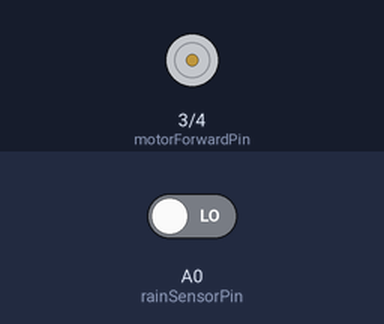
A sketch run on a simulated Arduino Uno, built with avr-gcc and run on an emulated ATmega328P. Shown: motor-driver pin pairs drawn as motors (green arrow = first pin HIGH = forward, orange = second pin HIGH = backward, longer = more drive). The test bench sets the inputs (shaded band); at power-on: A0 (rainSensorPin) LOW.

Above: at 3.0 s.
3.1 s: A0 (rainSensorPin) driven HIGH
At 3.7 s:
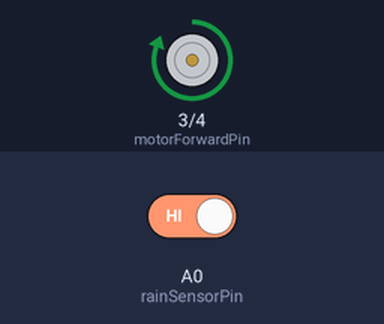
6.1 s: A0 (rainSensorPin) driven LOW
At 7.1 s:
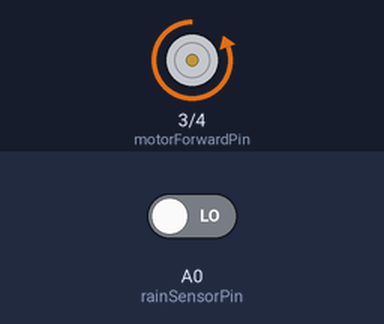
Timing chart, 0 to 9.6 s (numbered marks = the images above; inputs shaded):
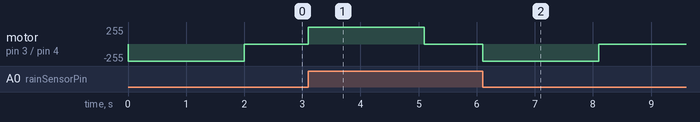

Measured:
- after the input at 3.1 s, motor on pin 3 (motorForwardPin) / pin 4 (motorReversePin): stopped → forward 255/255 at once, → stopped 2.0 s later
- after the input at 6.1 s, motor on pin 3 (motorForwardPin) / pin 4 (motorReversePin): stopped → backward 255/255 at once, → stopped 2.0 s later

The sketch:

project_code.ino
```cpp
// Define the pins
const int rainSensorPin = A0; // Pin connected to the rain sensor
const int motorForwardPin = 3; // Pin connected to the motor for forward rotation
const int motorReversePin = 4; // Pin connected to the motor for reverse rotation

// Variables to track the state of the sensor and motor
bool currentRainState = false;
bool motorActionTaken = false;

void setup() {
  pinMode(rainSensorPin, INPUT);
  pinMode(motorForwardPin, OUTPUT);
  pinMode(motorReversePin, OUTPUT);

  // Ensure motor is off at the start
  digitalWrite(motorForwardPin, LOW);
  digitalWrite(motorReversePin, LOW);
}

void loop() {
  bool sensorState = digitalRead(rainSensorPin);

  if (sensorState == HIGH && !currentRainState) {
    // Rain detected (transition from dry to wet)
    currentRainState = true;
    motorActionTaken = false;
  }
  else if (sensorState == LOW && currentRainState) {
    // Rain stopped (transition from wet to dry)
    currentRainState = false;
    motorActionTaken = false;
  }

  // Execute motor actions only once per state change
  if (!motorActionTaken) {
    if (currentRainState) {
      // Run motor in direction 1 (forward) for 2 seconds
      digitalWrite(motorForwardPin, HIGH);
      delay(2000);
      digitalWrite(motorForwardPin, LOW);
    } else {
      // Run motor in direction 2 (reverse) for 2 seconds
      digitalWrite(motorReversePin, HIGH);
      delay(2000);
      digitalWrite(motorReversePin, LOW);
    }
    motorActionTaken = true;
  }

  // Small delay to prevent rapid repeated readings
  delay(100);
}
```
